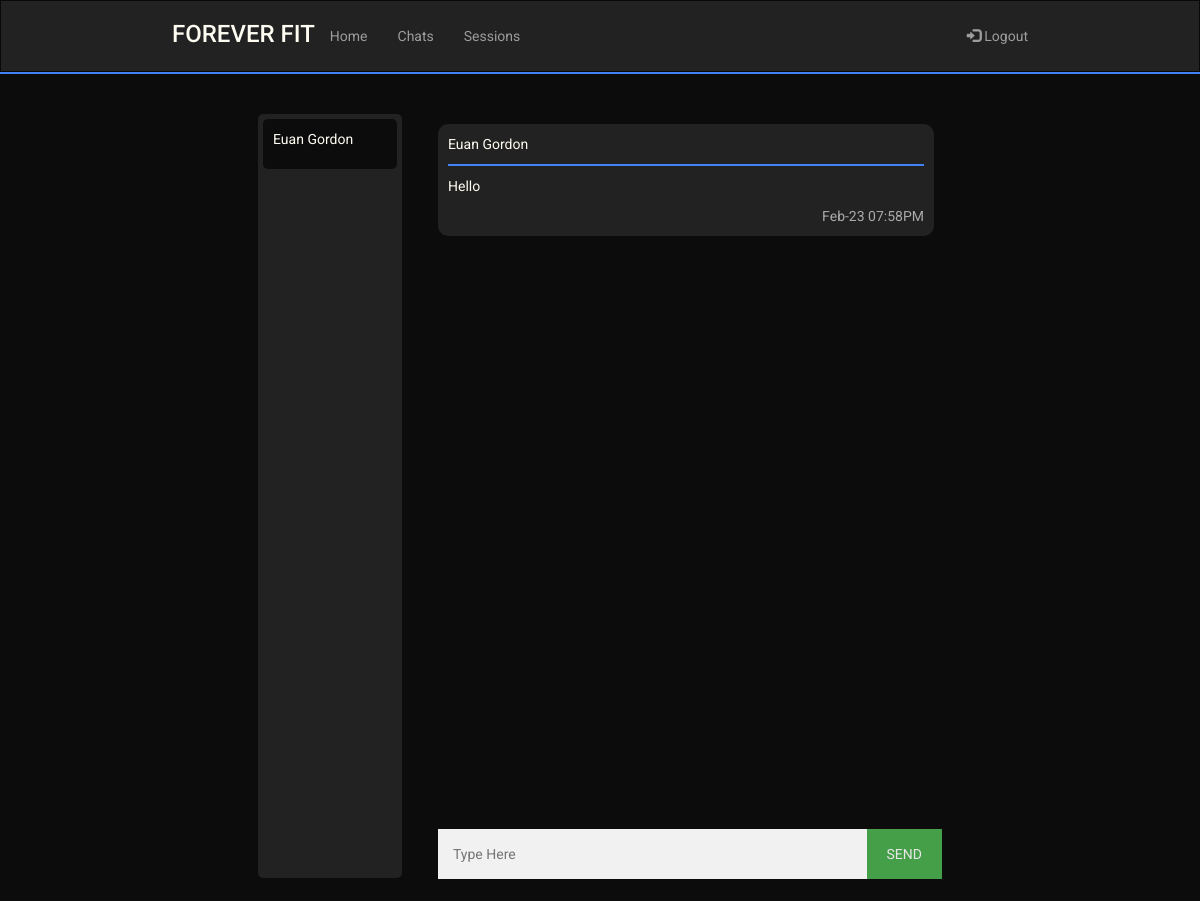
The page /chat/eu82 (signed in) on the database as committed earlier.
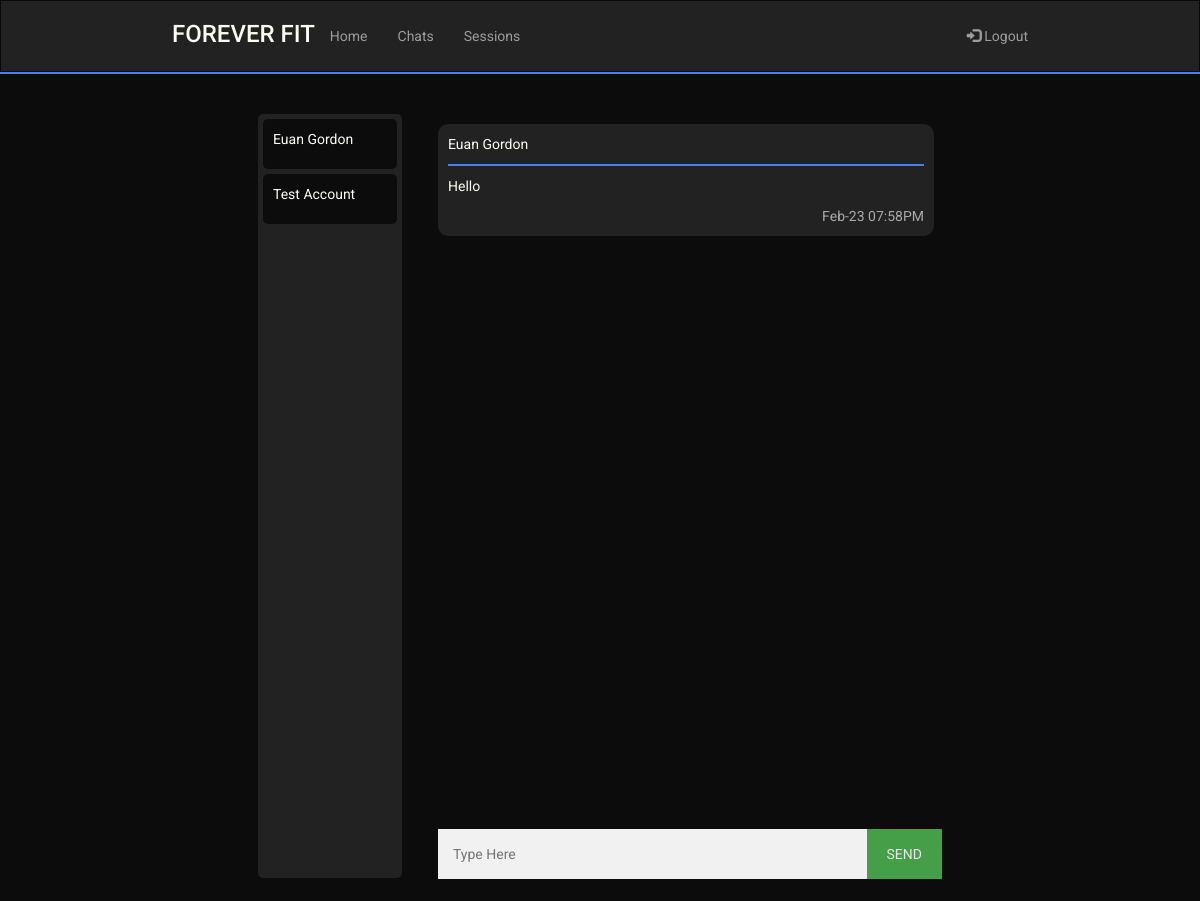
The same page on the database as committed later.
### sql_db.py (models this page shows)
class UserRooms(UserMixin,db.Model):
    __tablename__ = 'user_rooms'
    id = db.Column(db.Integer, primary_key = True, autoincrement = True)
    trainee_username = db.Column(db.String(80),db.ForeignKey('user.username'))
    trainee_fname = db.Column(db.String(80))
    trainee_lname = db.Column(db.String(80))
    trainer_username = db.Column(db.String(80),db.ForeignKey('user.username'))
    trainer_fname = db.Column(db.String(80))
    trainer_lname = db.Column(db.String(80))

class ChatHistory(UserMixin,db.Model):
    __tablename__ = 'chat_history'
    id = db.Column(db.Integer, primary_key = True, autoincrement = True)
    message = db.Column(db.String(500))
    room = db.Column(db.String(500))
    date_sent = db.Column(db.String(50))
    uname = db.Column(db.String(80),db.ForeignKey('user.username'))
    fname = db.Column(db.String(80),db.ForeignKey('user.fname'))
    lname = db.Column(db.String(80),db.ForeignKey('user.lname'))

### routes.py (the view)
@app.route('/chat/<uname>')
@login_required
def sessions(uname):
    if(not current_user.isTrainer):
        if(not room_exists(current_user.username, uname)):
            room = UserRooms(trainee_username= current_user.username,
                             trainee_fname = current_user.fname,
                             trainee_lname = current_user.lname,
                             trainer_username = uname,
                             trainer_fname = get_user(uname).fname,
                             trainer_lname = get_user(uname).lname)
            db.session.add(room)
            db.session.commit()
            ROOMS = get_rooms_by_trainee_id(current_user.username)
        else:
            ROOMS = get_rooms_by_trainee_id(current_user.username)
        curr_room = get_room(current_user.username, uname)
        messages = get_chat_history(curr_room.id)
        return render_template('session.html',uname = uname, curr_uname = current_user.username,
                                curr_fname = current_user.fname, curr_lname = current_user.lname,
                                rooms=ROOMS, messages = messages, curr_room = curr_room)
    else:
        if(room_exists(uname, current_user.username)):
            ROOMS = get_rooms_by_trainer_id(current_user.username)
        curr_room = get_room(uname, current_user.username)
        messages = get_chat_history(curr_room.id)
        return render_template('trainer-session.html',uname = uname, curr_uname = current_user.username,
                                curr_fname = current_user.fname, curr_lname = current_user.lname,
                                rooms=ROOMS, messages = messages, curr_room = curr_room)

### main.py (called while the page is built)
    @login.user_loader
    def load_user(uname):
        return User.query.get(uname)

### sql_db.py (called while the page is built)
def room_exists(trainee_uname,trainer_uname):
    return bool(UserRooms.query.filter_by(trainee_username=trainee_uname,
                                          trainer_username=trainer_uname).first())

def get_room(trainee_uname,trainer_uname):
    if room_exists(trainee_uname,trainer_uname):
        return UserRooms.query.filter_by(trainee_username = trainee_uname,
                                     trainer_username = trainer_uname).first()

def get_rooms_by_trainer_id(uname):
    return UserRooms.query.filter_by(trainer_username = uname).all()

def get_chat_history(room):
    return ChatHistory.query.filter_by(room = room).all()

### templates/trainer-session.html (shortened to what this page needs)
<!DOCTYPE html>
<html lang="en">
    <head>
        <link rel="stylesheet" href="https://maxcdn.bootstrapcdn.com/bootstrap/3.4.1/css/bootstrap.min.css" />
        <link rel="stylesheet" href="../static/main.css" />
        <link rel="stylesheet" href="../static/chatbox.css" />
    </head>
    <body>
        <header>
            <nav class="navbar navbar-inverse" style="border-radius: 0px; margin-bottom: 0px;">
                <div class="container-fluid">
                    <div class="navbar-header mobile-center">
                        <h3 class="logo" href="#">FOREVER FIT</h3>
                    </div>
                    <ul class="nav navbar-nav laptop">
                        <li><a href="/Home">Home</a></li>
                        <li><a href="/chats">Chats</a></li>
                        <li><a href="/TrainingSessions">Sessions</a></li>
                    </ul>
                    <ul class="nav navbar-nav navbar-right laptop">
                        <li>
                            <a href="/logout"><span class="glyphicon glyphicon-log-in"></span> Logout</a>
                        </li>
                    </ul>
                </div>
            </nav>
            <hr class="header-hr"/>
        </header>
        <main style="padding-top:10px">
            <div class="chatbox">
                <div class="rooms" id="rooms">
                    {% for room in rooms %}
                        <a id="select-room" href="{{room.trainee_username}}" room_id="{{room.id}}" class="room">
                            {{room.trainee_fname}} {{room.trainee_lname}}
                        </a>
                    {% endfor %}
                </div>
                <div class="chat">
                    <div id="chat_scroll" class="chat-holder">
                        <div id="chat_history">
                            {% for msg in messages %}
                                <div class="chat_container">
                                    <p>{{msg.fname}} {{msg.lname}}</p>
                                    <hr>
                                    <p>{{msg.message}}</p>
                                    <span class="time-right">{{msg.date_sent}}</span>
                                </div>
                            {% endfor %}
                        </div>
                    </div>
                    <div class="input-area">
                        <div class="flex-row">
                            <input type="text" id="user_message" placeholder="Type Here" autocomplete="off">
                            <button type="button" id="send_message">SEND</button>
                        </div>
                    </div>
                </div>
            </div>
        </main>
    </body>
</html>

Rows that differ between the two databases and show on the page:
added UserRooms: trainee_fname "Test", trainee_lname "Account"
